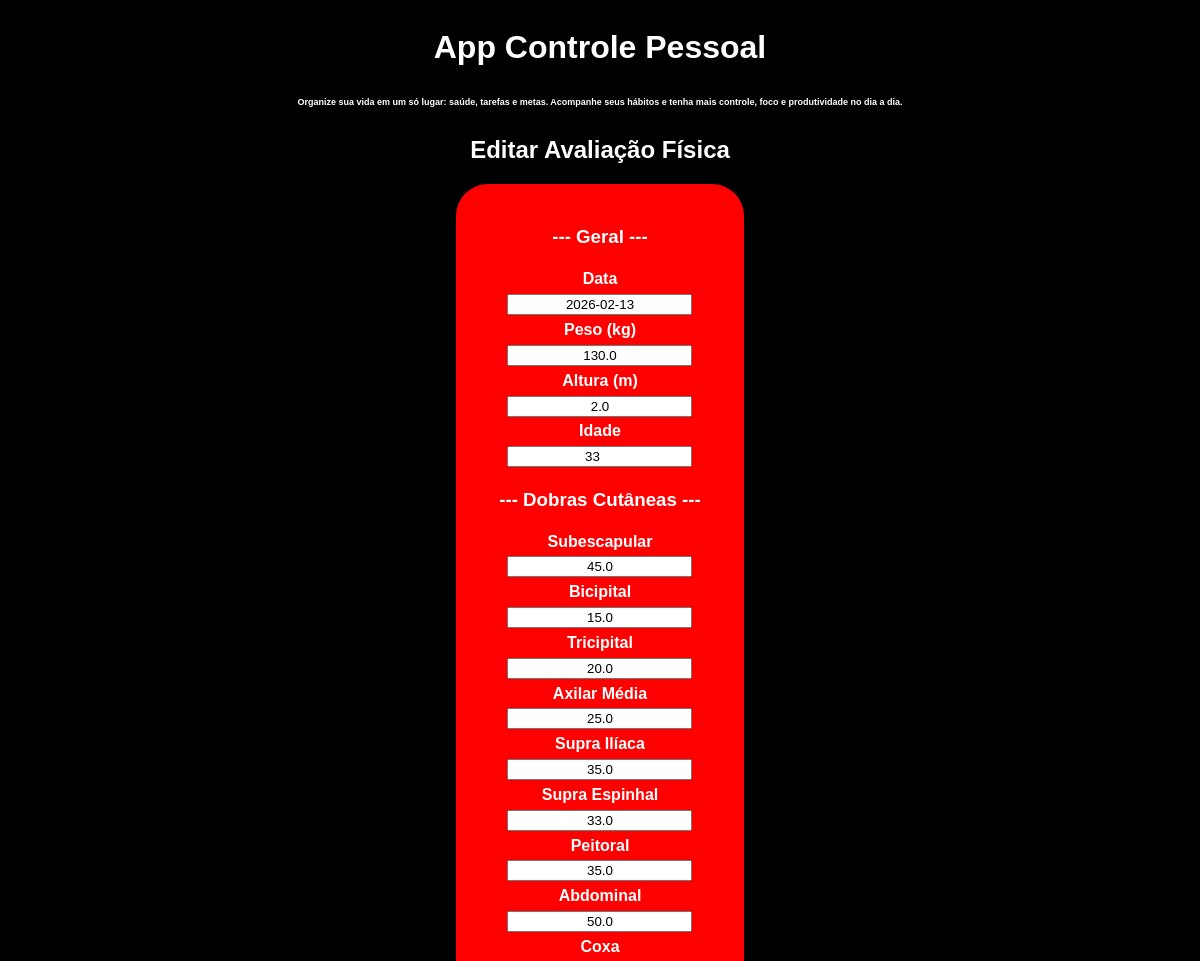
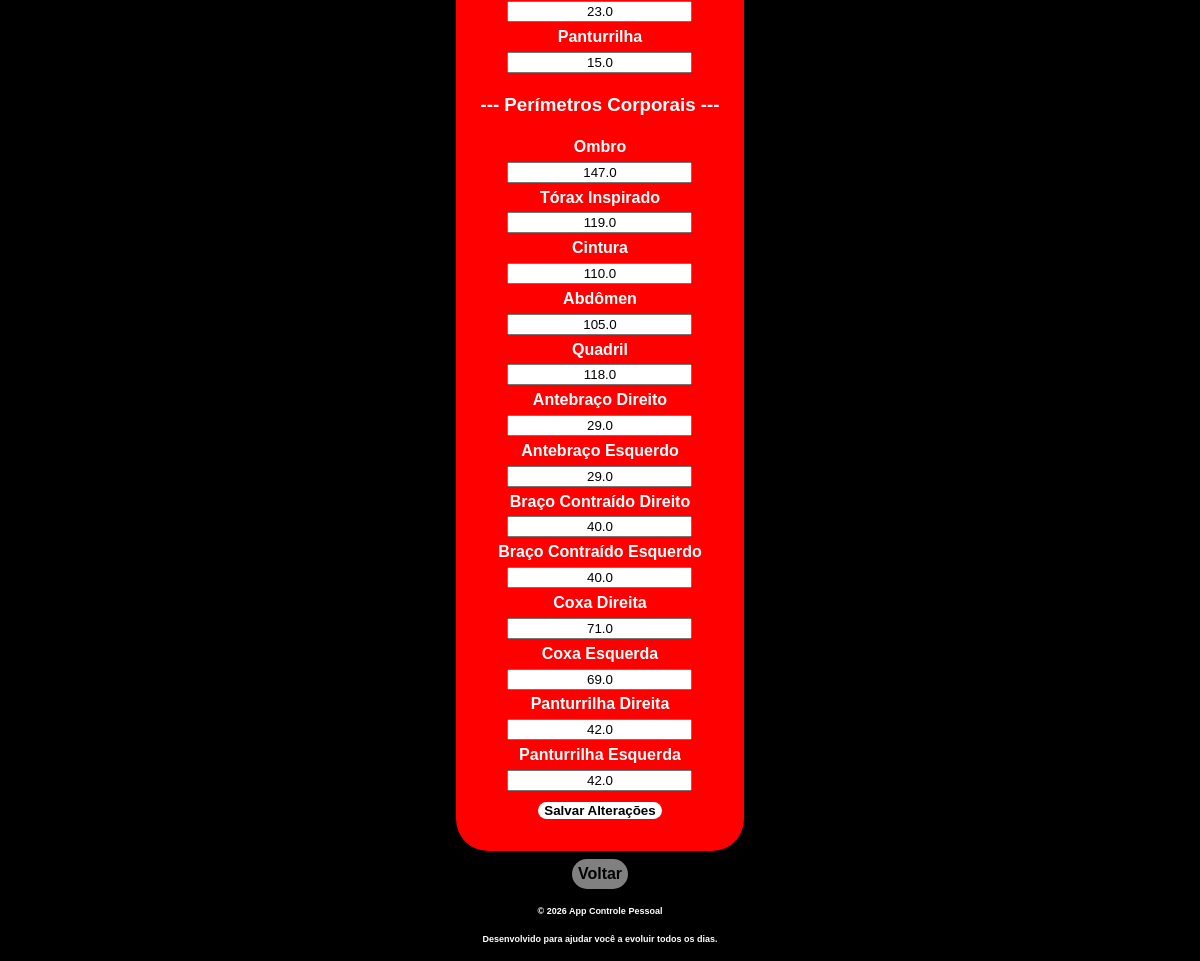
The page /editar-avaliacao/1 (signed in) on the database its author committed (2 pictures, top to bottom).
### models.py (models this page shows)
class AvaliacaoFisica(db.Model):
    __tablename__ = "avaliacoes_fisicas"
    id = db.Column(db.Integer, primary_key=True)
    usuario_id = db.Column(db.Integer,db.ForeignKey("usuarios.id"),nullable=False)
    data = db.Column(db.Date, nullable=False)
    peso = db.Column(db.Float, nullable=False)
    altura = db.Column(db.Float, nullable=False)
    idade = db.Column(db.Integer, nullable= False)
    imc = db.Column(db.Float, nullable=True)
    percentual_gordura = db.Column(db.Float, nullable=True)
    massa_magra = db.Column(db.Float, nullable=True)
    massa_gorda = db.Column(db.Float, nullable=True)
    meta_percentual_gordura = db.Column(db.Float, nullable=True)
    meta_massa_magra = db.Column(db.Float, nullable=True)
    meta_massa_gorda = db.Column(db.Float, nullable=True)
    meta_peso = db.Column(db.Float, nullable=True)

class DobrasCutaneas(db.Model):
    __tablename__ = "dobras_cutaneas"
    id = db.Column(db.Integer, primary_key=True)
    usuario_id = db.Column(db.Integer,db.ForeignKey("usuarios.id"),nullable=False)
    avaliacao_id = db.Column(db.Integer,db.ForeignKey("avaliacoes_fisicas.id"),nullable=False)
    subescapular = db.Column(db.Float, nullable=True)
    bicipital = db.Column(db.Float, nullable=True)
    tricipital = db.Column(db.Float, nullable=True)
    axilar_media = db.Column(db.Float, nullable=True)
    supra_iliaca = db.Column(db.Float, nullable=True)
    supra_espinhal = db.Column(db.Float, nullable=True)
    peitoral = db.Column(db.Float, nullable=True)
    abdominal = db.Column(db.Float, nullable=True)
    coxa = db.Column(db.Float, nullable=True)
    panturrilha = db.Column(db.Float, nullable=True)

class PerimetrosCorporais(db.Model):
    __tablename__ = "perimetros_corporais"
    id = db.Column(db.Integer, primary_key=True)
    usuario_id = db.Column(db.Integer,db.ForeignKey("usuarios.id"),nullable=False)
    avaliacao_id = db.Column(db.Integer,db.ForeignKey("avaliacoes_fisicas.id"),nullable=False)
    ombro = db.Column(db.Float, nullable=True)
    torax_inspirado = db.Column(db.Float, nullable=True)
    cintura = db.Column(db.Float, nullable=True)
    abdomen = db.Column(db.Float, nullable=True)
    quadril = db.Column(db.Float, nullable=True)
    antebraco_direito = db.Column(db.Float, nullable=True)
    antebraco_esquerdo = db.Column(db.Float, nullable=True)
    braco_contraido_direito = db.Column(db.Float, nullable=True)
    braco_contraido_esquerdo = db.Column(db.Float, nullable=True)
    coxa_direita = db.Column(db.Float, nullable=True)
    coxa_esquerda = db.Column(db.Float, nullable=True)
    panturrilha_direita = db.Column(db.Float, nullable=True)
    panturrilha_esquerda = db.Column(db.Float, nullable=True)

### controllers/corpo.py (the view, shortened to what this page needs)
@bp_corpo.route("/editar-avaliacao/<int:id>", methods=["GET", "POST"])
def editar_avalicao(id):
    avaliacao = AvaliacaoFisica.query.filter_by(id=id, usuario_id=session["usuario_id"]).first()
    perimetros = PerimetrosCorporais.query.filter_by(avaliacao_id=id).first()
    dobras_cutaneas = DobrasCutaneas.query.filter_by(avaliacao_id=id).first()
    usuario = Usuario.query.get(session["usuario_id"])
    if not avaliacao:
        return render_template("mensagem.html",mensagem="Avaliação não encontrada.",link="/avaliacao-fisica")
    return render_template(
        "site/forms/corpo/editar-avaliacao.html",
        avaliacao=avaliacao,
        perimetros=perimetros,
        dobras=dobras_cutaneas
    )

### templates/site/forms/corpo/editar-avaliacao.html
{% extends "index.html" %}
{% block content %}
<h2>Editar Avaliação Física</h2>
<div class="form">
    <form method="POST">
        <h3>--- Geral ---</h3>
        <label>Data</label>
        <input type="text" name="data" value="{{ avaliacao.data }}" required>
        <label>Peso (kg)</label>
        <input type="text" name="peso" value="{{ avaliacao.peso }}" required>
        <label>Altura (m)</label>
        <input type="text" name="altura" value="{{ avaliacao.altura }}" required>
        <label>Idade</label>
        <input type="number" name="idade" value="{{ avaliacao.idade }}" required>
        <h3>--- Dobras Cutâneas ---</h3>
        <label>Subescapular</label>
        <input type="text" name="subescapular" value="{{ dobras.subescapular }}">
        <label>Bicipital</label>
        <input type="text" name="bicipital" value="{{ dobras.bicipital }}">
        <label>Tricipital</label>
        <input type="text" name="tricipital" value="{{ dobras.tricipital }}">
        <label>Axilar Média</label>
        <input type="text" name="axilar_media" value="{{ dobras.axilar_media }}">
        <label>Supra Ilíaca</label>
        <input type="text" name="supra_iliaca" value="{{ dobras.supra_iliaca }}">
        <label>Supra Espinhal</label>
        <input type="text" name="supra_espinhal" value="{{ dobras.supra_espinhal }}">
        <label>Peitoral</label>
        <input type="text" name="peitoral" value="{{ dobras.peitoral }}">
        <label>Abdominal</label>
        <input type="text" name="abdominal" value="{{ dobras.abdominal }}">
        <label>Coxa</label>
        <input type="text" name="coxa" value="{{ dobras.coxa }}">
        <label>Panturrilha</label>
        <input type="text" name="panturrilha" value="{{ dobras.panturrilha }}">
        <h3>--- Perímetros Corporais ---</h3>
        <label>Ombro</label>
        <input type="text" name="ombro" value="{{ perimetros.ombro }}">
        <label>Tórax Inspirado</label>
        <input type="text" name="torax_inspirado" value="{{ perimetros.torax_inspirado }}">
        <label>Cintura</label>
        <input type="text" name="cintura" value="{{ perimetros.cintura }}">
        <label>Abdômen</label>
        <input type="text" name="abdomen" value="{{ perimetros.abdomen }}">
        <label>Quadril</label>
        <input type="text" name="quadril" value="{{ perimetros.quadril }}">
        <label>Antebraço Direito</label>
        <input type="text" name="antebraco_direito" value="{{ perimetros.antebraco_direito }}">
        <label>Antebraço Esquerdo</label>
        <input type="text" name="antebraco_esquerdo" value="{{ perimetros.antebraco_esquerdo }}">
        <label>Braço Contraído Direito</label>
        <input type="text" name="braco_contraido_direito" value="{{ perimetros.braco_contraido_direito }}">
        <label>Braço Contraído Esquerdo</label>
        <input type="text" name="braco_contraido_esquerdo" value="{{ perimetros.braco_contraido_esquerdo }}">
        <label>Coxa Direita</label>
        <input type="text" name="coxa_direita" value="{{ perimetros.coxa_direita }}">
        <label>Coxa Esquerda</label>
        <input type="text" name="coxa_esquerda" value="{{ perimetros.coxa_esquerda }}">
        <label>Panturrilha Direita</label>
        <input type="text" name="panturrilha_direita" value="{{ perimetros.panturrilha_direita }}">
        <label>Panturrilha Esquerda</label>
        <input type="text" name="panturrilha_esquerda" value="{{ perimetros.panturrilha_esquerda }}">
        <button type="submit">Salvar Alterações</button>
    </form>
</div>
<a class="acao" href="/avaliacao-fisica">Voltar</a>
{% endblock %}

### static/style.css (style rules this page uses)
body { background-color: black; color: white; font-weight: bold; font-family: Arial, Helvetica, sans-serif; display: flex; flex-direction: column; justify-content: center; align-items: center; }
.form { background-color: red; display: flex; flex-direction: column; justify-content: center; align-items: center; padding: 1.5em; border-radius: 2em; }
.form form { display: flex; flex-direction: column; justify-content: center; align-items: center; }
.form form label, input, select { display: flex; justify-self: center; margin-block: 0.2em; text-align: center; }
.form button { width: fit-content; margin: 0.5rem; font-family: 'Lucida Sans', 'Lucida Sans Regular', 'Lucida Grande', 'Lucida Sans Unicode', Geneva, Verdana, sans-serif; font-weight: bold; background-color: white; cursor: pointer; border-radius: 1em; border: none; outline: none; }
.acao { font-weight: bold; background-color: gray; color: black; padding: 0.4em; cursor: pointer; border-radius: 1em; border: none; outline: none; text-decoration: none; margin: 0.5em; }

### rows shown on the page
AvaliacaoFisica: data "2026-02-13", peso "130.0", altura "2.0", idade "33"
DobrasCutaneas: subescapular "45.0", bicipital "15.0", tricipital "20.0", axilar_media "25.0", supra_iliaca "35.0", supra_espinhal "33.0", peitoral "35.0", abdominal "50.0", coxa "23.0", panturrilha "15.0"
PerimetrosCorporais: ombro "147.0", torax_inspirado "119.0", cintura "110.0", abdomen "105.0", quadril "118.0", antebraco_direito "29.0", antebraco_esquerdo "29.0", braco_contraido_direito "40.0", braco_contraido_esquerdo "40.0", coxa_direita "71.0", coxa_esquerda "69.0", panturrilha_direita "42.0", panturrilha_esquerda "42.0"
